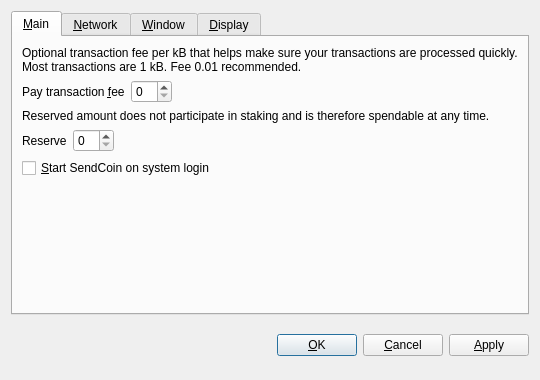
<?xml version="1.0" encoding="UTF-8"?>
<ui version="4.0">
 <class>OptionsDialog</class>
 <widget class="QDialog" name="OptionsDialog">
  <property name="geometry">
   <rect>
    <x>0</x>
    <y>0</y>
    <width>540</width>
    <height>380</height>
   </rect>
  </property>
  <property name="windowTitle">
   <string>Options</string>
  </property>
  <property name="modal">
   <bool>true</bool>
  </property>
  <layout class="QVBoxLayout" name="verticalLayout">
   <item>
    <widget class="QTabWidget" name="tabWidget">
     <property name="tabPosition">
      <enum>QTabWidget::North</enum>
     </property>
     <property name="currentIndex">
      <number>0</number>
     </property>
     <widget class="QWidget" name="tabMain">
      <attribute name="title">
       <string>&amp;Main</string>
      </attribute>
      <layout class="QVBoxLayout" name="verticalLayout_Main">
       <item>
        <widget class="QLabel" name="transactionFeeInfoLabel">
         <property name="text">
          <string>Optional transaction fee per kB that helps make sure your transactions are processed quickly. Most transactions are 1 kB. Fee 0.01 recommended.</string>
         </property>
         <property name="textFormat">
          <enum>Qt::PlainText</enum>
         </property>
         <property name="wordWrap">
          <bool>true</bool>
         </property>
        </widget>
       </item>
       <item>
        <layout class="QHBoxLayout" name="horizontalLayoutFee">
         <item>
          <widget class="QLabel" name="transactionFeeLabel">
           <property name="text">
            <string>Pay transaction &amp;fee</string>
           </property>
           <property name="textFormat">
            <enum>Qt::PlainText</enum>
           </property>
           <property name="buddy">
            <cstring>transactionFee</cstring>
           </property>
          </widget>
         </item>
         <item>
          <widget class="BitcoinAmountField" name="transactionFee"/>
         </item>
         <item>
          <spacer name="horizontalSpacerFee">
           <property name="orientation">
            <enum>Qt::Horizontal</enum>
           </property>
           <property name="sizeHint" stdset="0">
            <size>
             <width>40</width>
             <height>20</height>
            </size>
           </property>
          </spacer>
         </item>
        </layout>
       </item>
       <item>
        <widget class="QLabel" name="reserveBalanceInfoLabel">
         <property name="text">
          <string>Reserved amount does not participate in staking and is therefore spendable at any time.</string>
         </property>
         <property name="textFormat">
          <enum>Qt::PlainText</enum>
         </property>
         <property name="wordWrap">
          <bool>true</bool>
         </property>
        </widget>
       </item>
       <item>
        <layout class="QHBoxLayout" name="horizontalLayoutReserveBalance">
         <item>
          <widget class="QLabel" name="reserveBalanceLabel">
           <property name="text">
            <string>Reserve</string>
           </property>
           <property name="textFormat">
            <enum>Qt::PlainText</enum>
           </property>
           <property name="buddy">
            <cstring>reserveBalance</cstring>
           </property>
          </widget>
         </item>
         <item>
          <widget class="BitcoinAmountField" name="reserveBalance"/>
         </item>
         <item>
          <spacer name="horizontalSpacerReserveBalance">
           <property name="orientation">
            <enum>Qt::Horizontal</enum>
           </property>
           <property name="sizeHint" stdset="0">
            <size>
             <width>40</width>
             <height>20</height>
            </size>
           </property>
          </spacer>
         </item>
        </layout>
       </item>
       <item>
        <widget class="QCheckBox" name="bitcoinAtStartup">
         <property name="toolTip">
          <string>Automatically start SendCoin after logging in to the system.</string>
         </property>
         <property name="text">
          <string>&amp;Start SendCoin on system login</string>
         </property>
        </widget>
       </item>
       <item>
        <spacer name="verticalSpacer_Main">
         <property name="orientation">
          <enum>Qt::Vertical</enum>
         </property>
         <property name="sizeHint" stdset="0">
          <size>
           <width>20</width>
           <height>40</height>
          </size>
         </property>
        </spacer>
       </item>
      </layout>
     </widget>
     <widget class="QWidget" name="tabNetwork">
      <attribute name="title">
       <string>&amp;Network</string>
      </attribute>
      <layout class="QVBoxLayout" name="verticalLayout_Network">
       <item>
        <widget class="QCheckBox" name="mapPortUpnp">
         <property name="toolTip">
          <string>Automatically open the SendCoin client port on the router. This only works when your router supports UPnP and it is enabled.</string>
         </property>
         <property name="text">
          <string>Map port using &amp;UPnP</string>
         </property>
        </widget>
       </item>
       <item>
        <widget class="QCheckBox" name="connectSocks">
         <property name="toolTip">
          <string>Connect to the SendCoin network through a SOCKS proxy (e.g. when connecting through Tor).</string>
         </property>
         <property name="text">
          <string>&amp;Connect through SOCKS proxy:</string>
         </property>
        </widget>
       </item>
       <item>
        <layout class="QHBoxLayout" name="horizontalLayout_Network">
         <item>
          <widget class="QLabel" name="proxyIpLabel">
           <property name="text">
            <string>Proxy &amp;IP:</string>
           </property>
           <property name="textFormat">
            <enum>Qt::PlainText</enum>
           </property>
           <property name="buddy">
            <cstring>proxyIp</cstring>
           </property>
          </widget>
         </item>
         <item>
          <widget class="QValidatedLineEdit" name="proxyIp">
           <property name="maximumSize">
            <size>
             <width>140</width>
             <height>16777215</height>
            </size>
           </property>
           <property name="toolTip">
            <string>IP address of the proxy (e.g. 127.0.0.1)</string>
           </property>
          </widget>
         </item>
         <item>
          <widget class="QLabel" name="proxyPortLabel">
           <property name="text">
            <string>&amp;Port:</string>
           </property>
           <property name="textFormat">
            <enum>Qt::PlainText</enum>
           </property>
           <property name="buddy">
            <cstring>proxyPort</cstring>
           </property>
          </widget>
         </item>
         <item>
          <widget class="QLineEdit" name="proxyPort">
           <property name="maximumSize">
            <size>
             <width>55</width>
             <height>16777215</height>
            </size>
           </property>
           <property name="toolTip">
            <string>Port of the proxy (e.g. 9050)</string>
           </property>
          </widget>
         </item>
         <item>
          <widget class="QLabel" name="socksVersionLabel">
           <property name="text">
            <string>SOCKS &amp;Version:</string>
           </property>
           <property name="textFormat">
            <enum>Qt::PlainText</enum>
           </property>
           <property name="buddy">
            <cstring>socksVersion</cstring>
           </property>
          </widget>
         </item>
         <item>
          <widget class="QValueComboBox" name="socksVersion">
           <property name="toolTip">
            <string>SOCKS version of the proxy (e.g. 5)</string>
           </property>
          </widget>
         </item>
         <item>
          <spacer name="horizontalSpacer_Network">
           <property name="orientation">
            <enum>Qt::Horizontal</enum>
           </property>
           <property name="sizeHint" stdset="0">
            <size>
             <width>40</width>
             <height>20</height>
            </size>
           </property>
          </spacer>
         </item>
        </layout>
       </item>
       <item>
        <spacer name="verticalSpacer_Network">
         <property name="orientation">
          <enum>Qt::Vertical</enum>
         </property>
         <property name="sizeHint" stdset="0">
          <size>
           <width>20</width>
           <height>40</height>
          </size>
         </property>
        </spacer>
       </item>
      </layout>
     </widget>
     <widget class="QWidget" name="tabWindow">
      <attribute name="title">
       <string>&amp;Window</string>
      </attribute>
      <layout class="QVBoxLayout" name="verticalLayout_Window">
       <item>
        <widget class="QCheckBox" name="minimizeToTray">
         <property name="toolTip">
          <string>Show only a tray icon after minimizing the window.</string>
         </property>
         <property name="text">
          <string>&amp;Minimize to the tray instead of the taskbar</string>
         </property>
        </widget>
       </item>
       <item>
        <widget class="QCheckBox" name="minimizeOnClose">
         <property name="toolTip">
          <string>Minimize instead of exit the application when the window is closed. When this option is enabled, the application will be closed only after selecting Quit in the menu.</string>
         </property>
         <property name="text">
          <string>M&amp;inimize on close</string>
         </property>
        </widget>
       </item>
       <item>
        <spacer name="verticalSpacer_Window">
         <property name="orientation">
          <enum>Qt::Vertical</enum>
         </property>
         <property name="sizeHint" stdset="0">
          <size>
           <width>20</width>
           <height>40</height>
          </size>
         </property>
        </spacer>
       </item>
      </layout>
     </widget>
     <widget class="QWidget" name="tabDisplay">
      <attribute name="title">
       <string>&amp;Display</string>
      </attribute>
      <layout class="QVBoxLayout" name="verticalLayout_Display">
       <item>
        <layout class="QHBoxLayout" name="horizontalLayout_1_Display">
         <item>
          <widget class="QLabel" name="langLabel">
           <property name="text">
            <string>User Interface &amp;language:</string>
           </property>
           <property name="textFormat">
            <enum>Qt::PlainText</enum>
           </property>
           <property name="buddy">
            <cstring>lang</cstring>
           </property>
          </widget>
         </item>
         <item>
          <widget class="QValueComboBox" name="lang">
           <property name="toolTip">
            <string>The user interface language can be set here. This setting will take effect after restarting SendCoin.</string>
           </property>
          </widget>
         </item>
        </layout>
       </item>
       <item>
        <layout class="QHBoxLayout" name="horizontalLayout_2_Display">
         <item>
          <widget class="QLabel" name="unitLabel">
           <property name="text">
            <string>&amp;Unit to show amounts in:</string>
           </property>
           <property name="textFormat">
            <enum>Qt::PlainText</enum>
           </property>
           <property name="buddy">
            <cstring>unit</cstring>
           </property>
          </widget>
         </item>
         <item>
          <widget class="QValueComboBox" name="unit">
           <property name="toolTip">
            <string>Choose the default subdivision unit to show in the interface and when sending coins.</string>
           </property>
          </widget>
         </item>
        </layout>
       </item>
       <item>
        <widget class="QCheckBox" name="coinControlFeatures">
         <property name="toolTip">
          <string>Whether to show coin control features or not.</string>
         </property>
         <property name="text">
          <string>Display coin &amp;control features (experts only!)</string>
         </property>
        </widget>
       </item>
       <item>
        <widget class="QCheckBox" name="minimizeCoinAge">
         <property name="toolTip">
          <string>Whether to select the coin outputs randomly or with minimal coin age.</string>
         </property>
         <property name="text">
          <string>Minimize weight consumption (experimental)</string>
         </property>
        </widget>
       </item>
       <item>
        <widget class="QCheckBox" name="useBlackTheme">
         <property name="text">
          <string>Use black visual theme (requires restart)</string>
         </property>
        </widget>
       </item>
       <item>
        <spacer name="verticalSpacer_Display">
         <property name="orientation">
          <enum>Qt::Vertical</enum>
         </property>
         <property name="sizeHint" stdset="0">
          <size>
           <width>20</width>
           <height>40</height>
          </size>
         </property>
        </spacer>
       </item>
      </layout>
     </widget>
    </widget>
   </item>
   <item>
    <layout class="QHBoxLayout" name="horizontalLayout_Buttons">
     <item>
      <spacer name="horizontalSpacer_1">
       <property name="orientation">
        <enum>Qt::Horizontal</enum>
       </property>
       <property name="sizeHint" stdset="0">
        <size>
         <width>40</width>
         <height>48</height>
        </size>
       </property>
      </spacer>
     </item>
     <item>
      <widget class="QLabel" name="statusLabel">
       <property name="font">
        <font>
         <weight>75</weight>
         <bold>true</bold>
        </font>
       </property>
       <property name="text">
        <string/>
       </property>
       <property name="textFormat">
        <enum>Qt::PlainText</enum>
       </property>
       <property name="wordWrap">
        <bool>true</bool>
       </property>
      </widget>
     </item>
     <item>
      <spacer name="horizontalSpacer_2">
       <property name="orientation">
        <enum>Qt::Horizontal</enum>
       </property>
       <property name="sizeHint" stdset="0">
        <size>
         <width>40</width>
         <height>48</height>
        </size>
       </property>
      </spacer>
     </item>
     <item>
      <widget class="QPushButton" name="okButton">
       <property name="text">
        <string>&amp;OK</string>
       </property>
      </widget>
     </item>
     <item>
      <widget class="QPushButton" name="cancelButton">
       <property name="text">
        <string>&amp;Cancel</string>
       </property>
       <property name="autoDefault">
        <bool>false</bool>
       </property>
      </widget>
     </item>
     <item>
      <widget class="QPushButton" name="applyButton">
       <property name="text">
        <string>&amp;Apply</string>
       </property>
       <property name="autoDefault">
        <bool>false</bool>
       </property>
      </widget>
     </item>
    </layout>
   </item>
  </layout>
 </widget>
 <customwidgets>
  <customwidget>
   <class>BitcoinAmountField</class>
   <extends>QSpinBox</extends>
   <header>bitcoinamountfield.h</header>
  </customwidget>
  <customwidget>
   <class>QValueComboBox</class>
   <extends>QComboBox</extends>
   <header>qvaluecombobox.h</header>
  </customwidget>
  <customwidget>
   <class>QValidatedLineEdit</class>
   <extends>QLineEdit</extends>
   <header>qvalidatedlineedit.h</header>
  </customwidget>
 </customwidgets>
 <resources/>
 <connections/>
</ui>
